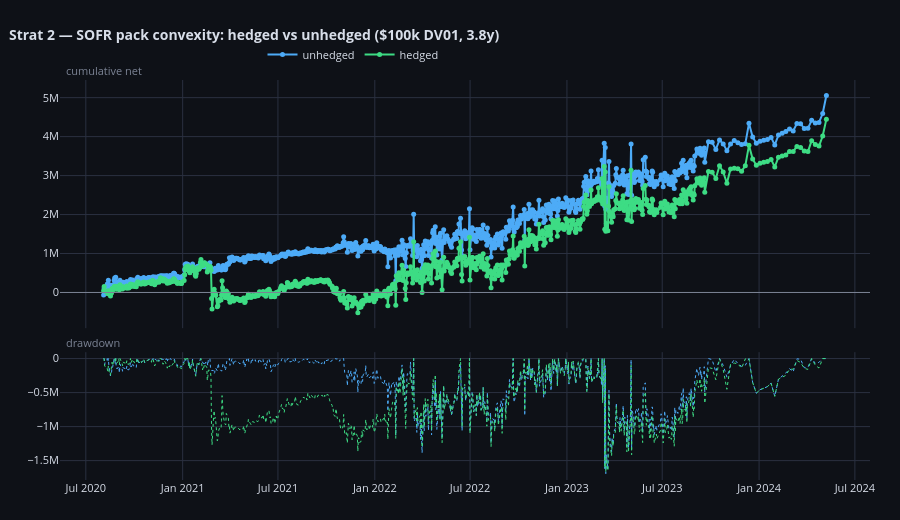

Notebook cell for this chart:
### Code cell
fig_cmp = compare_curves(BOOKS, title="Strat 2 — SOFR pack convexity: hedged vs unhedged "
                                      f"($100k DV01, {SPAN_YEARS:.1f}y)")
fig_cmp

### Figure 1 — Plotly figure (JSON) as saved in the notebook; plotly's stock layout.template omitted (floating-point values rounded to 4 significant figures; data arrays with more than 128 entries replaced by an {"elided": "..."} marker saying what was removed)
{"data": [{"hovertemplate": "<b>unhedged</b><br>%{x|%Y-%m-%d}<br>cum %{y:.3f}<extra></extra>", "line": {"color": "#4dabf7", "width": 2}, "marker": {"size": 5}, "mode": "lines+markers", "name": "unhedged", "type": "scatter", "x": {"elided": "811 str values"}, "xaxis": "x", "y": {"elided": "811 float values"}, "yaxis": "y"}, {"hoverinfo": "skip", "line": {"color": "#4dabf7", "dash": "dot", "width": 1}, "mode": "lines", "name": "unhedged dd", "showlegend": false, "type": "scatter", "x": {"elided": "811 str values"}, "xaxis": "x2", "y": {"elided": "811 float values"}, "yaxis": "y2"}, {"hovertemplate": "<b>hedged</b><br>%{x|%Y-%m-%d}<br>cum %{y:.3f}<extra></extra>", "line": {"color": "#3ddc84", "width": 2}, "marker": {"size": 5}, "mode": "lines+markers", "name": "hedged", "type": "scatter", "x": {"elided": "811 str values"}, "xaxis": "x", "y": {"elided": "811 float values"}, "yaxis": "y"}, {"hoverinfo": "skip", "line": {"color": "#3ddc84", "dash": "dot", "width": 1}, "mode": "lines", "name": "hedged dd", "showlegend": false, "type": "scatter", "x": {"elided": "811 str values"}, "xaxis": "x2", "y": {"elided": "811 float values"}, "yaxis": "y2"}], "layout": {"annotations": [{"font": {"color": "#7b8394", "size": 11}, "showarrow": false, "text": "cumulative net", "x": 0.005, "xanchor": "left", "xref": "paper", "y": 1.0, "yanchor": "bottom", "yref": "paper"}, {"font": {"color": "#7b8394", "size": 11}, "showarrow": false, "text": "drawdown", "x": 0.005, "xanchor": "left", "xref": "paper", "y": 0.3196, "yanchor": "bottom", "yref": "paper"}], "font": {"color": "#d8dee9", "size": 11}, "height": 520, "hoverlabel": {"bgcolor": "#161a23", "bordercolor": "#2a3040"}, "hovermode": "x unified", "legend": {"bgcolor": "rgba(0,0,0,0)", "orientation": "h", "x": 0.25, "y": 1.1}, "margin": {"b": 40, "l": 60, "r": 30, "t": 80}, "paper_bgcolor": "#0e1117", "plot_bgcolor": "#0e1117", "shapes": [{"line": {"color": "#7b8394", "width": 1}, "type": "line", "x0": 0, "x1": 1, "xref": "x domain", "y0": 0, "y1": 0, "yref": "y"}], "title": {"font": {"size": 14}, "text": "<b>Strat 2 — SOFR pack convexity: hedged vs unhedged ($100k DV01, 3.8y)</b>", "x": 0.01}, "xaxis": {"anchor": "y", "domain": [0.0, 1.0], "gridcolor": "#2a3040", "matches": "x2", "showgrid": true, "showspikes": true, "showticklabels": false, "spikecolor": "#7b8394", "spikedash": "dot", "spikemode": "across", "spikesnap": "cursor", "spikethickness": 1}, "xaxis2": {"anchor": "y2", "domain": [0.0, 1.0], "gridcolor": "#2a3040", "showgrid": true, "showspikes": true, "spikecolor": "#7b8394", "spikedash": "dot", "spikemode": "across", "spikesnap": "cursor", "spikethickness": 1}, "yaxis": {"anchor": "x", "domain": [0.3796, 1.0], "gridcolor": "#2a3040", "showgrid": true, "zeroline": false}, "yaxis2": {"anchor": "x2", "domain": [0.0, 0.3196], "gridcolor": "#2a3040", "showgrid": true, "zeroline": false}}}
